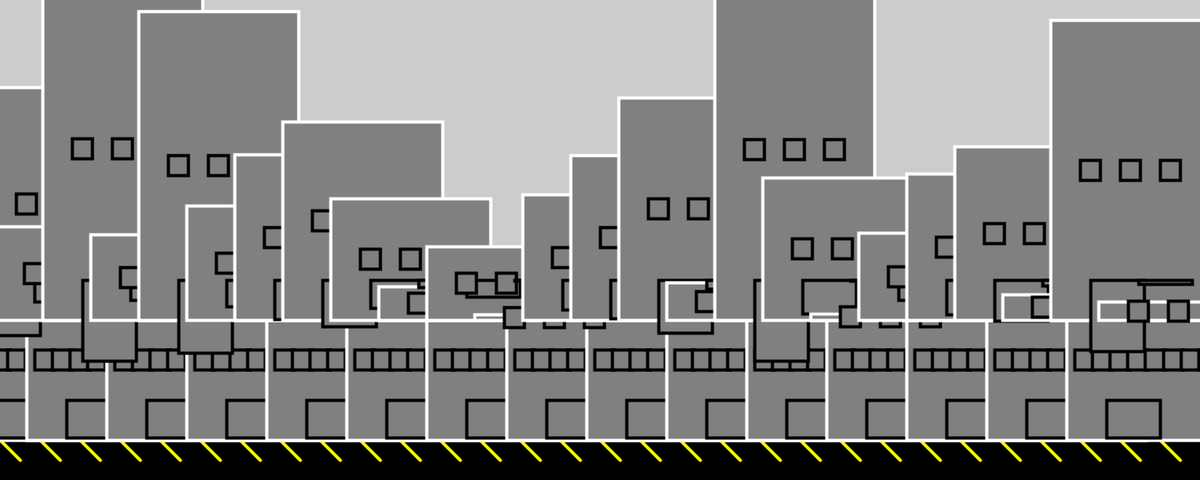
Frame 1 (no input)
Frame 60 (the mouse pressed at the canvas centre just before this capture): identical to frame 1, image omitted
Frame 120 (the mouse held since frame 60 and released just before this capture): identical to frame 1, image omitted

The Processing sketch that drew this single still picture (run headless with seeded random() and noise(); from frame 60 on, the mouse is pressed at the canvas centre):

// Processing sketch: draw_30_building_step_3
// ── draw_30_building_step_3.pde
//credit will and dylan we all collectivly worked together

float xCenter = 300;
float yBottom = 550;
float w = 100;
float xBuilding;
void setup () {
  size(1500, 600);
  fill(0);
  stroke(0);
  rect(0, 550, 1500, 50);
  stroke(255, 255, 0);
  strokeWeight(4);
  for (int i = 0; i < width; i += 50) {
    line(i, 550, i+25, 575);
  }
  fill(#808080);

  //building(300, 550, 300, 200, 5);

  //building(random(0, 600), 550, 300, random(200, 400), 5);
  //building(100, 550, 200, 230, 3);
  for (xBuilding = w/3; xBuilding <= 1500; xBuilding += 100) {
    building(xBuilding, 550, 200, 200, 8);

  }
   for (xBuilding = w/3; xBuilding <= 1500; xBuilding += 60) {
    building(xBuilding, 400, 200, random(450), 3);
   }
}

void draw() {
  //fill(0);
  //stroke(0);
  //  rect(0, 550, 600, 50);
  // stroke(255, 255, 0);
  // strokeWeight(4);
  // for (int i = 0; i < 600; i += 50) {
  //   line(i, 550, i+25, 575);
  // }
  //fill(#808080);

  ////building(300, 550, 300, 200, 5);
  //// building(100,550,200,230, 3);
  //frameRate(2);
  //  building(random(0,600), 550, 300, random(200,400), 5);
}

void building(
  float xCenter,
  float yBottom,
  float w, float h, int numWindows
  ) {
  stroke(255);
  rect(xCenter - w/2, yBottom - h, w, h);
  strokeWeight(4);
  stroke(0);

  rect(xCenter-50, yBottom-50, w/3, h/4.2);

  float xLeft = xCenter - w/2;


  push();
  rectMode(CENTER);
  for (int p = 1; p <= numWindows; p=p+1) {
    rect(xLeft + p*w/(numWindows + 1), yBottom -h/2, 25, 25);
  }
  pop();
}
